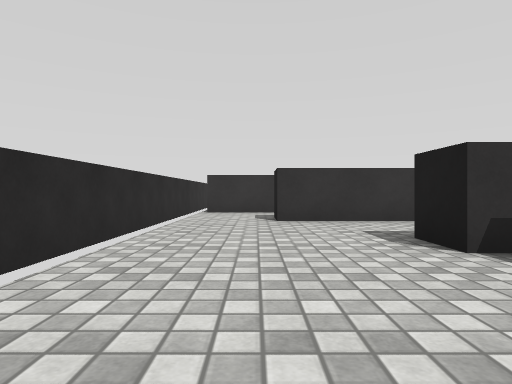
view 1 (above)

16 first-person views from a walk through a scene from a Unity 3-D project. The camera is 0.55 m above the floor, looks level and sees 75° across. The floor is counted in squares, 1 m on a side. Each view is taken from the middle of a square. On the plan, view 1 faces up. The plan holds only what a view shows up to about 9 squares ahead; the rest is blank. The place goes on beyond the plan. The player character is not drawn. Surface patterns are stand-ins for the level's own textures.

view 2
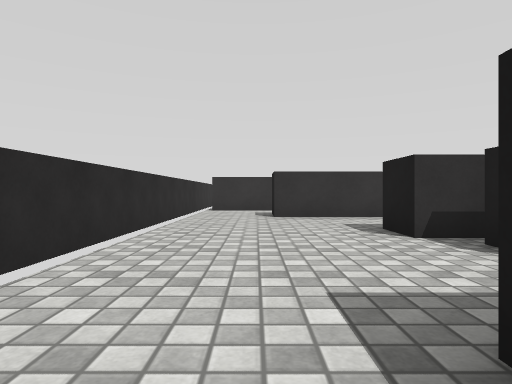

view 3
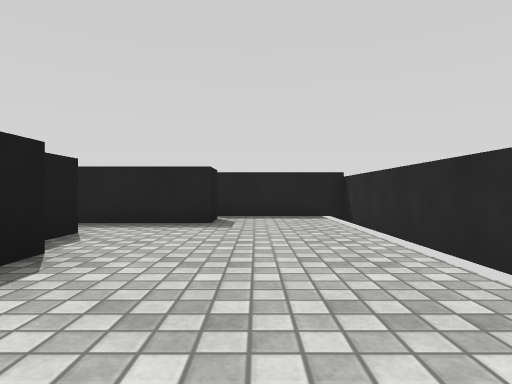

view 4
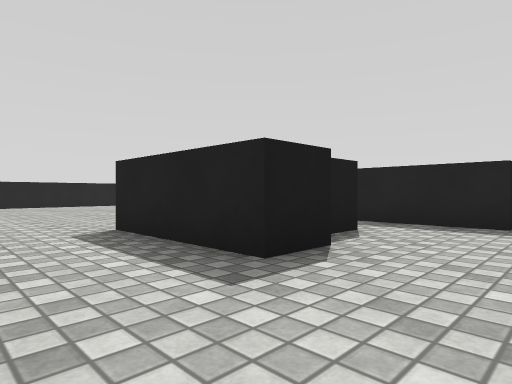

view 5
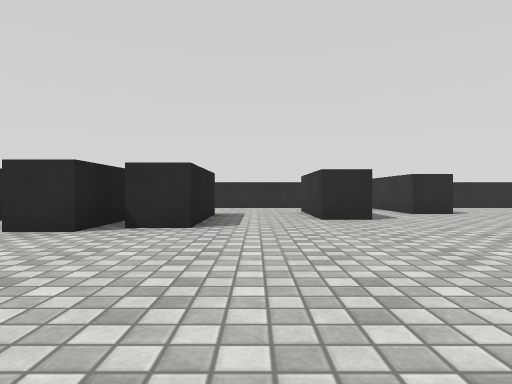

view 6
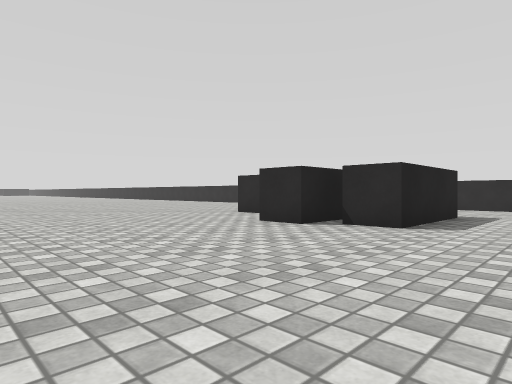

view 7
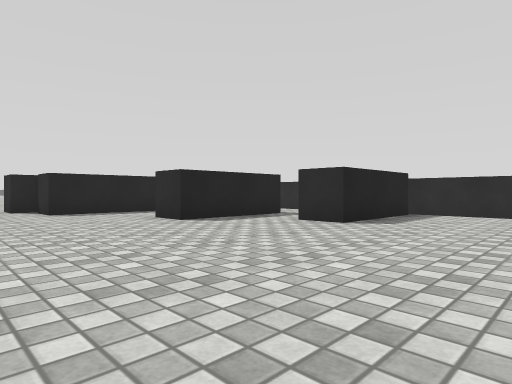

view 8
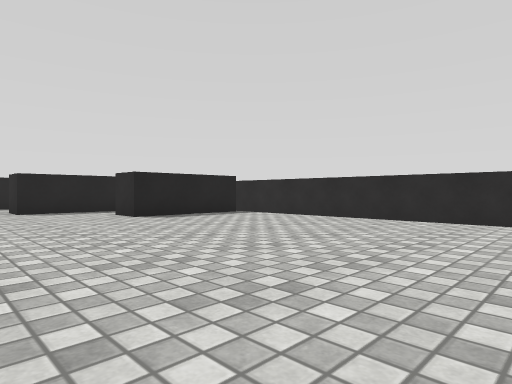

view 9
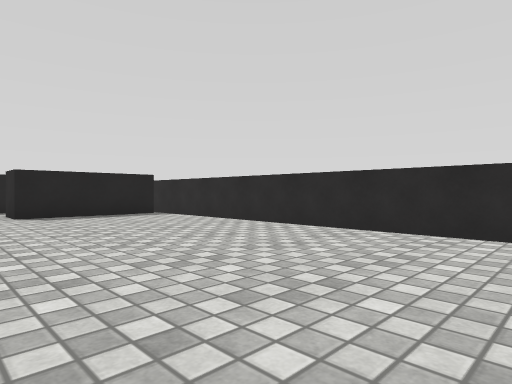

view 10
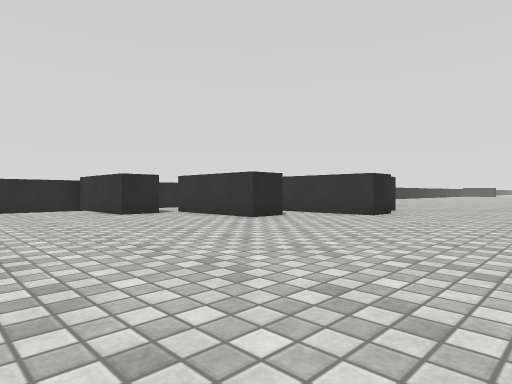

view 11
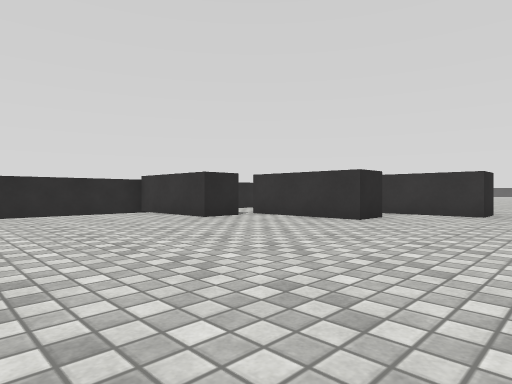

view 12
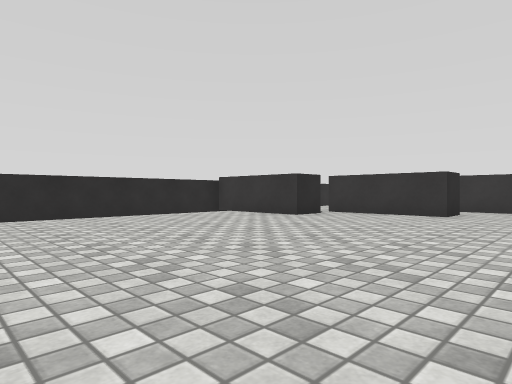

view 13
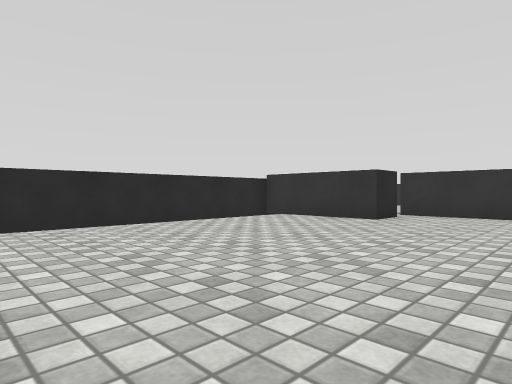

view 14
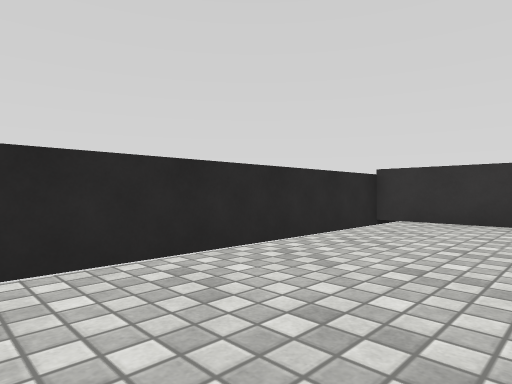

view 15
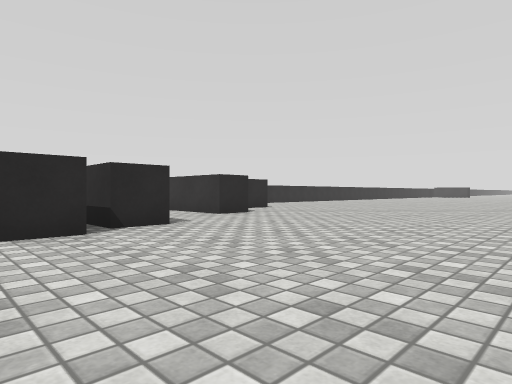

view 16
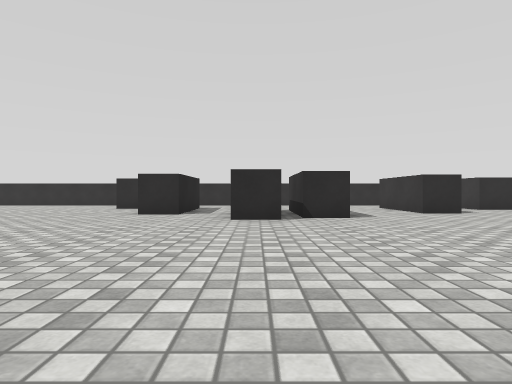

### Floor plan
Points are (right, up) in squares from view 1. A wall is a line through its corners. A room is listed if a view was taken in it or the views show most of it. See-through windows are left out.
Room 1 (views 1, 2, 3, 4)
walls: (2.4, 1.5) (2.4, 2.5); (3.5, 3) (1.9, 3) (1.9, 4) (3.5, 4); (0.8, -0.9) (0.8, 0.1) (3.8, 0.1); (3.4, 6.3) (0.4, 6.3); (-2, 6.5) (-2, -1.6) (1, -1.6)
ways out: opening at (2.5, 5.5) to room 2; opening at (3, 1) to room 2; opening at (-0.5, 7) to room 3
Room 2 (views 5, 6, 7, 8, 9, 10, 11, 12, 13, 14, 15, 16)
walls: (5.4, 2.5) (5.4, 1.5) (3.1, 1.5); (3.5, 4) (4.9, 4) (4.9, 3); (3.8, 0.1) (3.8, -0.9) (0.8, -0.9); (1.4, 7.3) (3.4, 7.3) (3.4, 6.3); (1, -1.6) (1, -2.6) (-2, -2.6) (-2, -8.6); (-1.4, 9.9) (1.7, 9.9) (1.7, 8.9); (-2, 17.4) (-2, 9.6)
ways out: opening at (2.5, 5.5) to room 1; opening at (3, 1) to room 1; opening at (1, 8) to room 3
Room 3 (no view inside)
walls: (0.4, 6.3) (0.4, 7.3) (1.4, 7.3); (1.7, 8.9) (-1.4, 8.9); (-2, 9) (-2, 6.5)
ways out: opening at (-0.5, 7) to room 1; opening at (1, 8) to room 2

Positions as (right, up) in squares from view 1, and headings:
1: (0, 0), facing up
2: (0, -1), facing up
3: (0, 6), facing down
4: (0, 6), facing down-right
5: (10, 5), facing left
6: (10, 6), facing down-left
7: (7, 13), facing down-left
8: (5, 17), facing down-left
9: (3, 18), facing down-left
10: (9, -6), facing up-left
11: (7, -7), facing up-left
12: (6, -9), facing up-left
13: (4, -9), facing up-left
14: (1, -9), facing up-left
15: (10, 1), facing up-left
16: (12, 2), facing left
